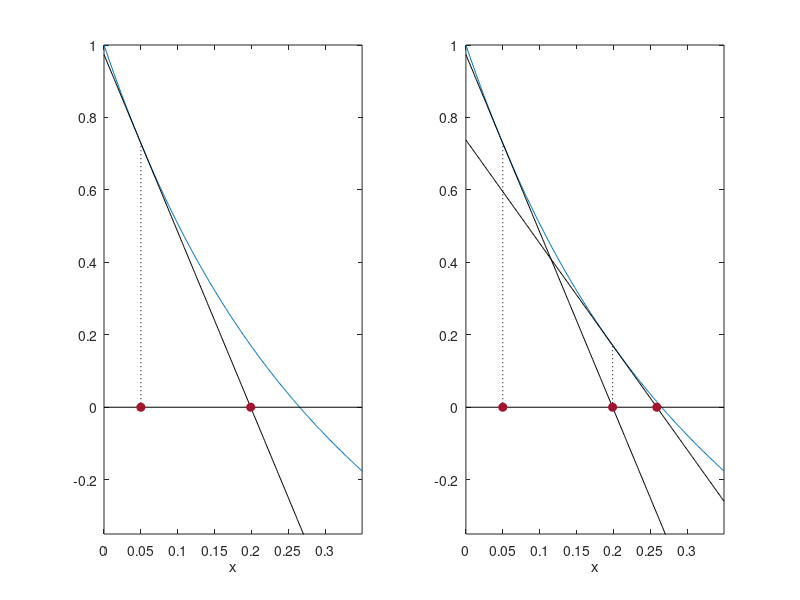

Here is the MATLAB script that generated this plot:
% Fig. 1.33: The first steps of Newton's method (book, Section 1.5, Eq. 1.44)
% x_{n+1} = x_n - g(x_n)/g'(x_n) for g(x) = exp(-5x) - x with x_0 = 0.05
% (c) 2026 Philipp Kügler · Program for the book "Dynamical Systems in the Life Sciences" · MIT License (see LICENSE)
g = @(x) exp(-5 * x) - x;
dg = @(x) -5 * exp(-5 * x) - 1;

x = zeros(1, 7); x(1) = 0.05;
for k = 1:6
    x(k + 1) = x(k) - g(x(k)) / dg(x(k));
end
for k = 1:7
    fprintf('x_%d = %.12f\n', k - 1, x(k));   % the number of correct digits roughly doubles per step
end

xx = linspace(0, 0.35, 300);
for p = 1:2
    subplot(1, 2, p);
    plot(xx, g(xx), 'Color', [0 0.447 0.741]); hold on
    plot([0 0.35], [0 0], 'k-');
    for j = 1:p                          % tangent at x_{j-1}, its root is x_j
        plot(xx, g(x(j)) + dg(x(j)) * (xx - x(j)), 'k-');
        plot([x(j) x(j)], [0 g(x(j))], 'k:');
    end
    plot(x(1:p + 1), zeros(1, p + 1), 'o', 'Color', [0.64 0.08 0.18], 'MarkerFaceColor', [0.64 0.08 0.18]);
    hold off; axis([0 0.35 -0.35 1]); xlabel('x');
end
